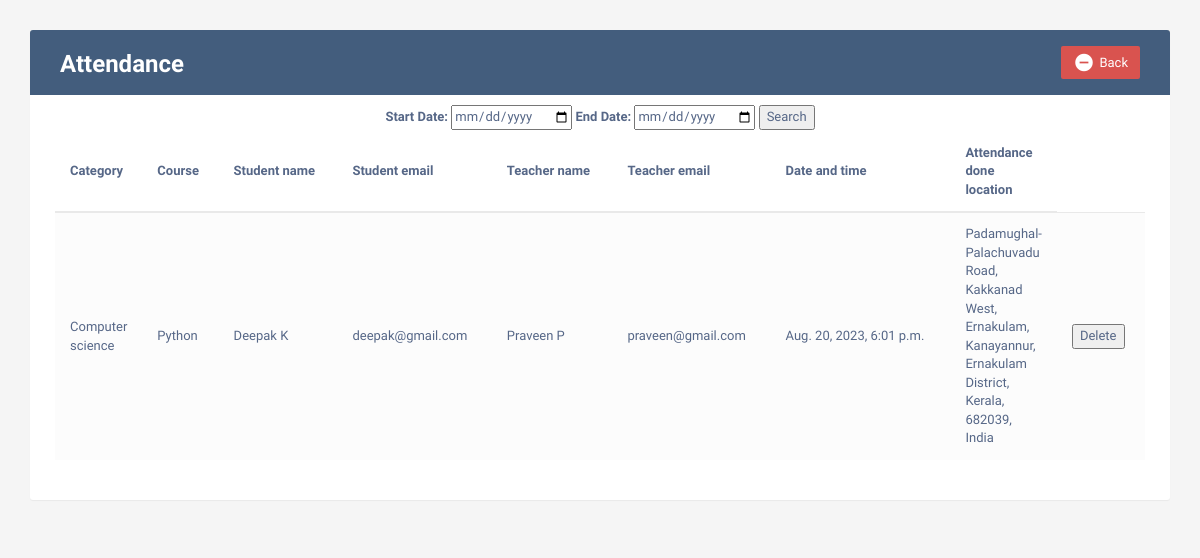
Screenshot of /atten_admin with the database file from the repository.
### learn/models.py (models this page shows, shortened)
class Attendance(models.Model):
    Date_tim = models.DateTimeField(auto_now_add=True, null=True)
    Attendance_done_location = models.CharField(max_length = 200, null = True)
    atten_stud = models.ForeignKey(Registration, on_delete=models.SET_NULL, null=True, related_name = 'att_to_student')
    atten_tea = models.ForeignKey(Registration, on_delete=models.SET_NULL, null=True, related_name='att_to_teacher')
    atten_enroll = models.ForeignKey(Enrollment, on_delete=models.SET_NULL, null=True, related_name='att_to_enroll')

class Enrollment(models.Model):
    Pending_days = models.IntegerField(null=True)
    Enrollment_date = models.DateField(auto_now_add=True, null=True)
    Teacher_response = models.CharField(max_length=200, null=True)
    Course_completion_status = models.CharField(max_length=200, null=True)
    Payment_status = models.CharField(max_length=200, null=True)
    Certificate = models.FileField(null=True)
    notify = models.CharField(max_length=200, null = True)
    enrol_reg = models.ForeignKey(Registration, on_delete=models.SET_NULL, null = True, related_name = 'student_enrolled')
    enrol_tea = models.ForeignKey(Registration, on_delete=models.SET_NULL, null=True, related_name='teacher_teaching')
    enrol_cou = models.ForeignKey(Course, on_delete=models.CASCADE, null=True, related_name='course_enrolled')

class Course(models.Model):
    Course_title = models.CharField(max_length=200, null=True)
    Course_brief = models.TextField(null=True)
    Course_duration = models.IntegerField(null=True)
    Course_fee = models.FloatField(null=True)
    Language = models.CharField(max_length=200, null=True)
    cou_cat = models.ForeignKey(Category, on_delete=models.CASCADE, null=True,related_name = 'Course_to_category')
    cou_reg = models.ForeignKey(Registration, on_delete=models.SET_NULL, null=True, related_name = 'Course_to_registration')

class Category(models.Model):
    Category_title = models.CharField(max_length=200, null=True)
    Image = models.ImageField(null=True)

class Registration(models.Model):
    Password = models.CharField(max_length=200, null=True)
    Registration_date = models.DateField(auto_now_add=True, null=True)
    Num_of_courses_enrolled = models.IntegerField(null=True)
    Num_of_courses_completed = models.IntegerField(null=True)
    Qualification = models.TextField(null=True)
    Introduction_brief = models.TextField(null=True)
    Image = models.ImageField(upload_to='media', null=True)
    Num_of_enrolled_students = models.IntegerField(null=True)
    Average_review_rating = models.IntegerField(null=True)
    Num_of_reviews = models.IntegerField(null=True)
    About_website = models.TextField(null=True)
    Registration_fee = models.IntegerField(null=True)
    User_role = models.CharField(max_length=200, null=True)
    user = models.OneToOneField(User,on_delete = models.CASCADE, null = True)

### learn/views.py (the view)
# urls.py: path('atten_admin', learn.views.atten_admin, name='atten_admin'),
def atten_admin(request):
    pkm = Attendance.objects.all()
    return render(request,'atten_admin.html',{'pkm':pkm})

### Template/atten_admin.html (shortened to what this page needs)
<!DOCTYPE html>
<html lang="en">
<head>
<link rel="stylesheet" href="https://maxcdn.bootstrapcdn.com/font-awesome/4.7.0/css/font-awesome.min.css">
<link rel="stylesheet" href="https://maxcdn.bootstrapcdn.com/bootstrap/3.3.7/css/bootstrap.min.css">
</head>
<body id="eventList">
<div class="container">
    <div class="table-wrapper">
        <div class="table-title">
            <div class="row">
                <div class="col-sm-6">
                    <h2><b>Attendance</b></h2>
                </div>
                <div class="col-sm-6">
                    <a href="{% url 'admin_home' %}" class="btn btn-danger" data-toggle="modal"><i class="material-icons">&#xE15C;</i> <span>Back</span></a>
                </div>
            </div>
        </div>
        <div align="center">
                      <form action="{% url 'attendance_between_date_admin' %}" method="GET">
                                    <label for="start_date">Start Date:</label>
                                    <input type="date" id="start_date" name="start_date">
                                    <label for="end_date">End Date:</label>
                                    <input type="date" id="end_date" name="end_date">
                                    <input type="submit" value="Search">
                      </form>
        </div>
        {% if pkm %}
        <table class="table table-striped table-hover">
            <thead>
                <tr>
                    <th>
                        Category
                    </th>
                    <th>
                        Course
                    </th>
                    <th>
                        Student name
                    </th>
                    <th>
                        Student email
                    </th>
                    <th>
                        Teacher name
                    </th>
                    <th>
                        Teacher email
                    </th>
                    <th>
                        Date and time
                    </th>
                    <th>
                        Attendance done location
                    </th>
                </tr>
            </thead>
            <tbody>
                {% for t in pkm %}
                <tr>
                    <td>
                        {{ t.atten_enroll.enrol_cou.cou_cat.Category_title }}
                    </td>
                    <td>
                        {{ t.atten_enroll.enrol_cou.Course_title }}
                    </td>
                    <td>
                        {{ t.atten_stud.user.first_name }} {{ t.atten_stud.user.last_name }}
                    </td>
                    <td>
                        {{ t.atten_stud.user.email }}
                    </td>
                    <td>
                        {{ t.atten_tea.user.first_name }} {{ t.atten_tea.user.last_name }}
                    </td>
                    <td>
                        {{ t.atten_tea.user.email }}
                    </td>
                    <td>
                        {{ t.Date_tim }}
                    </td>
                    <td>
                        {{ t.Attendance_done_location }}
                    </td>
                <td>
                    <button type="button" onclick="location.href='{% url 'delete_atten_admin' t.id %}'" name='del'>Delete</button>
                </td>
            </tr>
                {% endfor %}
            </tbody>
        </table>
        {% else %}
        <h1> No attendance details available </h1>
        {% endif %}
    </div>
</div>
</body>
</html>

### Template/atten_admin.html (style rules this page uses)
body { color: #566787; background: #f5f5f5; font-family: 'Varela Round', sans-serif; font-size: 13px; }
.table-wrapper { background: #fff; padding: 20px 25px; margin: 30px 0; border-radius: 3px; box-shadow: 0 1px 1px rgba(0,0,0,.05); }
.table-title { padding-bottom: 15px; background: #435d7d; color: #fff; padding: 16px 30px; margin: -20px -25px 10px; border-radius: 3px 3px 0 0; }
.table-title h2 { margin: 5px 0 0; font-size: 24px; }
.table-title .btn { color: #fff; float: right; font-size: 13px; border: none; min-width: 50px; border-radius: 2px; border: none; outline: none !important; margin-left: 10px; }
.table-title .btn i { float: left; font-size: 21px; margin-right: 5px; }
.table-title .btn span { float: left; margin-top: 2px; }
table.table tr th, table.table tr td { border-color: #e9e9e9; padding: 12px 15px; vertical-align: middle; }
table.table tr th:first-child { width: 60px; }
table.table tr th:last-child { width: 100px; }
table.table-striped tbody tr:nth-of-type(odd) { background-color: #fcfcfc; }

### rows the page displays
Attendance: atten_enroll.enrol_cou.cou_cat.Category_title "Computer science", atten_enroll.enrol_cou.Course_title "Python", atten_stud.user.first_name "Deepak", atten_stud.user.last_name "K", atten_stud.user.email "deepak@gmail.com", atten_tea.user.first_name "Praveen", atten_tea.user.last_name "P", atten_tea.user.email "praveen@gmail.com", Date_tim "Aug. 20, 2023, 6:01 p.m.", Attendance_done_location "Padamughal- Palachuvadu Road, Kakkanad West, Ernakulam, Kanayannur, Ernakulam District, Kerala, 682039, India"
